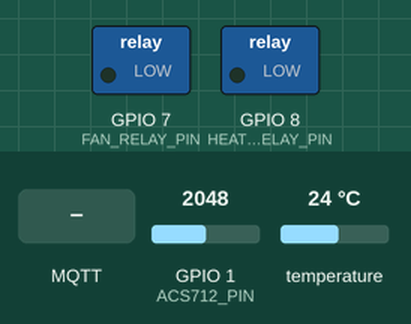
Recording of a sketch running on a simulated ESP32-S3. Parts: switched loads named in the sketch (green lamp = pin HIGH). The inputs (shaded band) are chosen by the test bench; at power-on: GPIO 1 (ACS712_PIN) = 2048, temperature 24 °C. WiFi joins after 1.5 s; servers stay silent unless stated; no MQTT or app messages arrive unless stated; what the sketch prints to the serial monitor is not drawn.

Above: at 2.7 s.
2.8 s: MQTT message "FAN_ON" arrives on the first subscribed topic
At 4.0 s:
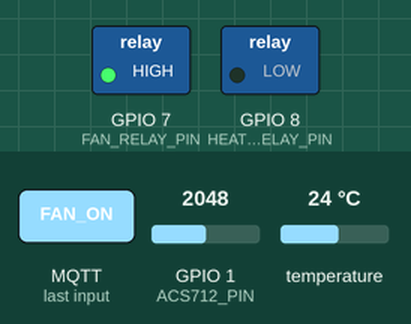
4.3 s: MQTT message "HEATER_ON" arrives on the first subscribed topic
At 5.4 s:
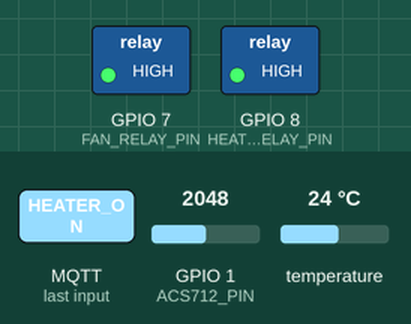
6.2 s: MQTT message "FAN_OFF" arrives on the first subscribed topic
At 8.1 s:
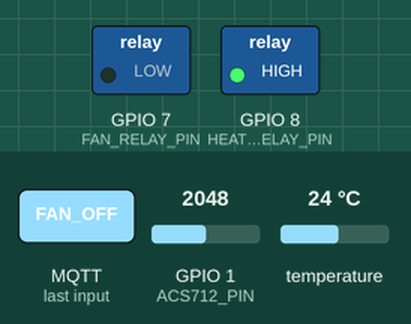
Timing chart, 0 to 9.6 s (numbered marks = the images above; inputs shaded):
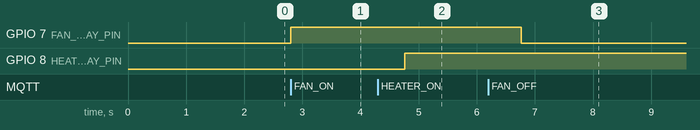

The sketch:

arduino_iiot_node.ino
```cpp
/*
 * Yuva Yodha Tech 2026 - Challenge 4: Smart Manufacturing
 * Arduino Uno R4 WiFi / ESP32 IIoT Telemetry Ingestion Node
 * Sensors: DS18B20 (Temperature), ACS712 (Current)
 * Communication: MQTT over WiFi to Raspberry Pi Edge Node (Node-RED)
 */

#include <WiFi.h>
#include <PubSubClient.h>
#include <OneWire.h>

// ---------------- HARDWARE PINS ----------------
#define TEMP_SENSOR_PIN 2     // DS18B20 OneWire Data Pin
#define ACS712_PIN A0         // ACS712 Current Sensor Analog Pin
#define FAN_RELAY_PIN 7       // Relay output for Cooling Fan
#define HEATER_RELAY_PIN 8    // Relay output for Heater

#define VREF 5.0              // Reference voltage (5.0V)
#define ADC_MAX 1023.0        // 10-bit ADC resolution
#define ACS712_SENSITIVITY 0.100 // 100mV/A for ACS712-20A module

// ---------------- NETWORK & BROKER CONFIG ----------------
const char* ssid = "Factory_WiFi_SSID";
const char* password = "FactoryPassword123";
const char* mqtt_server = "172.20.10.7"; // Raspberry Pi Edge IP
const int mqtt_port = 1883;

const char* topic_telemetry = "sensors/scada/telemetry";
const char* topic_control   = "sensors/scada/control";

// ---------------- OBJECT INSTANTIATION ----------------
WiFiClient wifiClient;
PubSubClient mqttClient(wifiClient);
OneWire ds(TEMP_SENSOR_PIN);

byte sensorAddr[8];
unsigned long lastPublishTime = 0;
const unsigned long publishInterval = 2000; // Publish every 2 seconds

// ---------------- DS18B20 SENSOR READ ----------------
float readDS18B20() {
  if (sensorAddr[0] == 0x00) return 25.0; // Fallback demo default

  ds.reset();
  ds.select(sensorAddr);
  ds.write(0x44, 1);
  delay(750);
  ds.reset();
  ds.select(sensorAddr);
  ds.write(0xBE);

  byte data[9];
  for (byte i = 0; i < 9; i++) data[i] = ds.read();

  int16_t raw = (data[1] << 8) | data[0];
  return (float)raw / 16.0;
}

// ---------------- ACS712 CURRENT READ ----------------
float readACS712Current() {
  int rawADC = analogRead(ACS712_PIN);
  float voltage = (rawADC / ADC_MAX) * VREF;
  float current = (voltage - (VREF / 2.0)) / ACS712_SENSITIVITY;
  return abs(current);
}

// ---------------- MQTT CALLBACK (ACTUATION) ----------------
void mqttCallback(char* topic, byte* payload, unsigned int length) {
  String message = "";
  for (int i = 0; i < length; i++) {
    message += (char)payload[i];
  }
  Serial.print("[MQTT RX] "); Serial.print(topic); Serial.print(" -> "); Serial.println(message);

  if (message == "FAN_ON") {
    digitalWrite(FAN_RELAY_PIN, HIGH);
  } else if (message == "FAN_OFF") {
    digitalWrite(FAN_RELAY_PIN, LOW);
  } else if (message == "HEATER_ON") {
    digitalWrite(HEATER_RELAY_PIN, HIGH);
  } else if (message == "HEATER_OFF") {
    digitalWrite(HEATER_RELAY_PIN, LOW);
  }
}

// ---------------- NETWORK SETUP ----------------
void connectWiFi() {
  if (WiFi.status() == WL_CONNECTED) return;
  Serial.print("Connecting to WiFi "); Serial.print(ssid);
  WiFi.begin(ssid, password);
  while (WiFi.status() != WL_CONNECTED) {
    delay(500);
    Serial.print(".");
  }
  Serial.println(" Connected! IP: " + WiFi.localIP().toString());
}

void reconnectMQTT() {
  while (!mqttClient.connected()) {
    Serial.print("Connecting to MQTT Broker...");
    if (mqttClient.connect("ArduinoSCADANode")) {
      Serial.println(" Connected.");
      mqttClient.subscribe(topic_control);
    } else {
      Serial.print(" Failed, rc="); Serial.print(mqttClient.state());
      delay(3000);
    }
  }
}

void setup() {
  Serial.begin(115200);
  pinMode(FAN_RELAY_PIN, OUTPUT);
  pinMode(HEATER_RELAY_PIN, OUTPUT);

  if (!ds.search(sensorAddr)) {
    ds.reset_search();
  }

  mqttClient.setServer(mqtt_server, mqtt_port);
  mqttClient.setCallback(mqttCallback);

  connectWiFi();
}

void loop() {
  if (WiFi.status() != WL_CONNECTED) connectWiFi();
  if (!mqttClient.connected()) reconnectMQTT();
  mqttClient.loop();

  unsigned long now = millis();
  if (now - lastPublishTime >= publishInterval) {
    lastPublishTime = now;

    float procTemp = readDS18B20();
    float current  = readACS712Current();
    float envTemp  = 8.5; // Ambient baseline reading

    // JSON Payload
    String payload = "{";
    payload += "\"ProcTemp\":" + String(procTemp, 2) + ",";
    payload += "\"Current\":"  + String(current, 2) + ",";
    payload += "\"EnvTemp\":"  + String(envTemp, 2);
    payload += "}";

    mqttClient.publish(topic_telemetry, payload.c_str());
    Serial.print("[MQTT TX] "); Serial.println(payload);
  }
}
```

Measured:
- after the input at 2.8 s, GPIO 7 (FAN_RELAY_PIN): LOW → HIGH at once
- after the input at 4.3 s, GPIO 8 (HEATER_RELAY_PIN): LOW → HIGH after 0.46 s
- after the input at 6.2 s, GPIO 7 (FAN_RELAY_PIN): HIGH → LOW after 0.56 s
